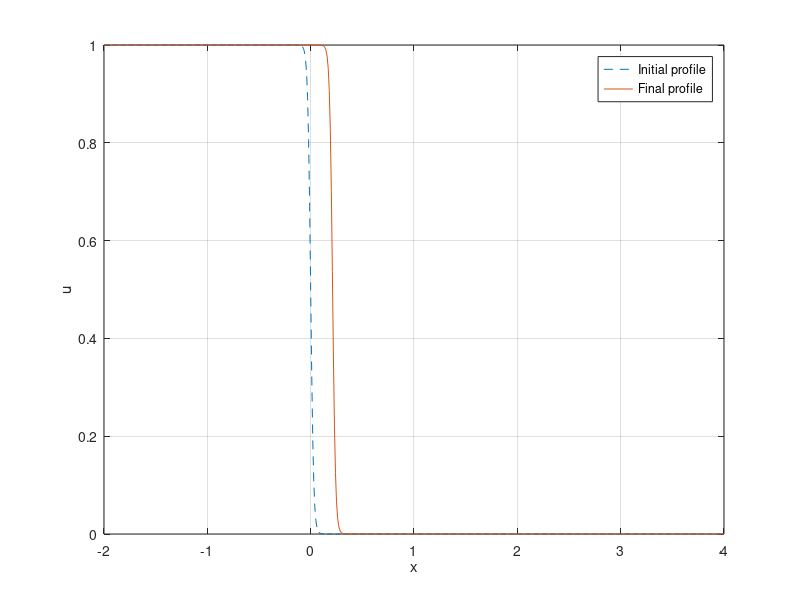
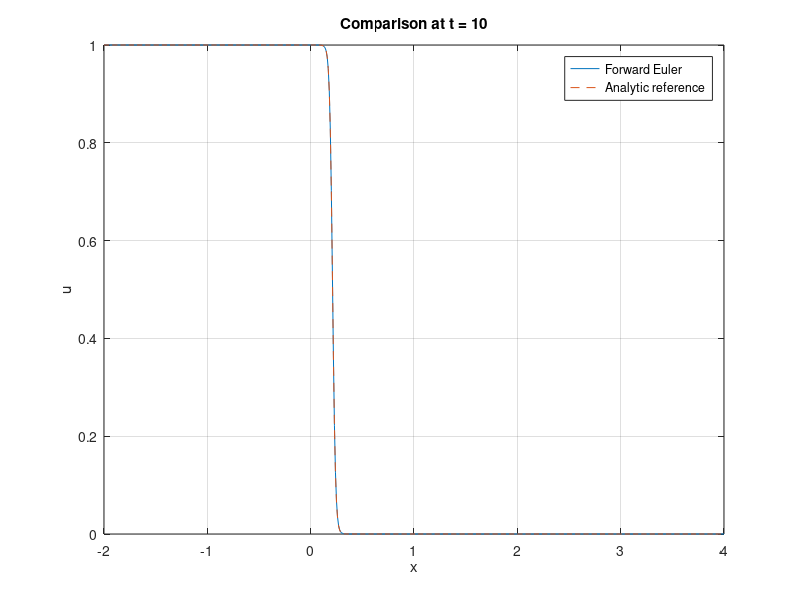

Write the MATLAB code that produced these figures, in order.
epsilon = 0.01;
a = -2;
b = 4;
T = 10;

h = 0.01; % space step (adjustable)
dt = 0.01; % time step (adjustable)
%dt = 0.005 
%dt=0.0025
x = linspace(a, b, round((b-a)/h) + 1);

u0 = 0.5 * (1 - tanh(x / (2 * sqrt(2) * epsilon)));
u = u0;

for s = 1:round(T/dt)   %s: time step index
    u1 = u;

    for g = 2:length(x)-1   %g: spatial grid-point index
        uxx = (u(g-1) - 2*u(g) + u(g+1)) / h^2;
        rate = epsilon^2 * uxx + u(g) - u(g)^3;
        u1(g) = u(g) + dt * rate;
    end

    u = u1;
end

%check plot
figure(1)
plot(x, u0, '--', x, u, '-')
xlabel('x')
ylabel('u')
legend('Initial profile', 'Final profile')
grid on


%numerical wave speed c
j = find(u(1:end-1) > 0.5 & u(2:end) <= 0.5, 1);
xmid = x(j) + (0.5 - u(j)) * (x(j+1) - x(j)) / (u(j+1) - u(j));
%xmid: final wave centre
cnum = xmid / T;

fprintf('Final wave centre: %.6f\n', xmid);
fprintf('Numerical wave speed: %.6f\n', cnum);

%Final wave centre: 0.212126  Numerical wave speed: 0.021213 (This is it
%for now)

cana = 3 * sqrt(2) * epsilon / 2; % analytic wave speed
uref = 0.5 * (1 - tanh((x - cana * T) / (2 * sqrt(2) * epsilon)));
%reference profile at t=10

figure(2)
plot(x, u, '-', x, uref, '--')
xlabel('x')
ylabel('u')
legend('Forward Euler', 'Analytic reference')
title('Comparison at t = 10')
grid on

% maximum absolute error
errmax = max(abs(u - uref));
fprintf('Maximum absolute error at t = %.1f: %.6e\n', T, errmax);
